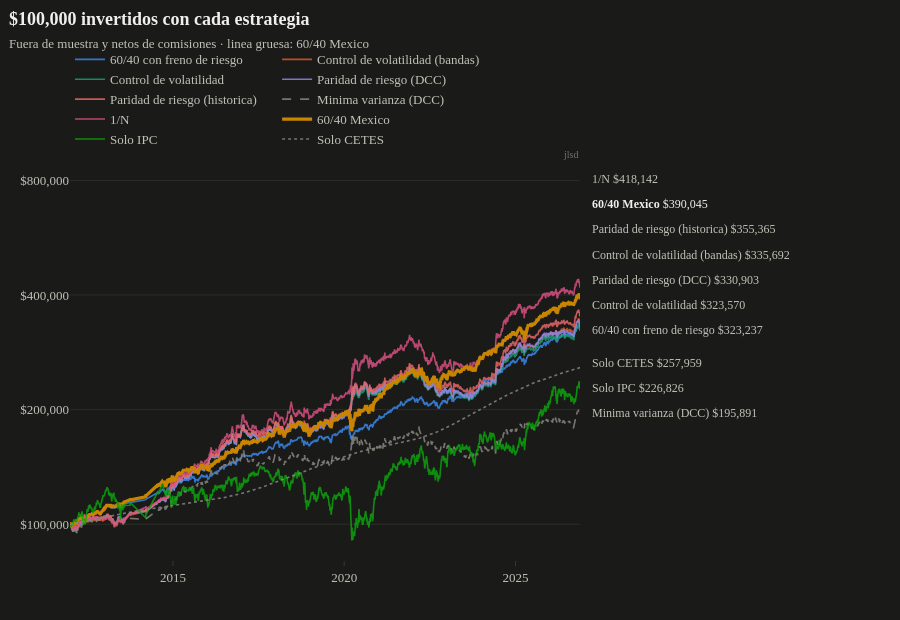
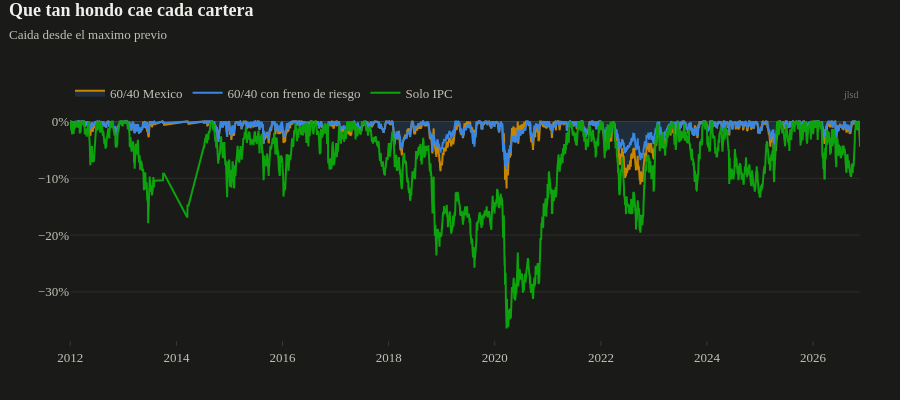
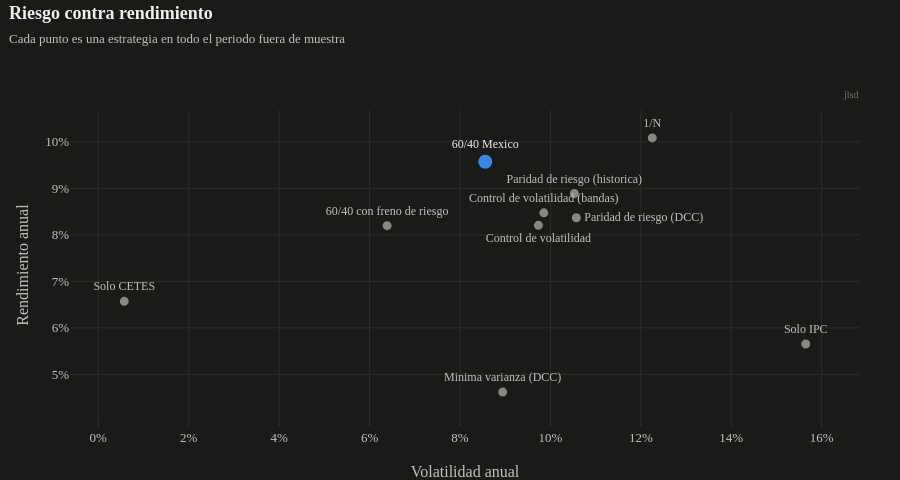
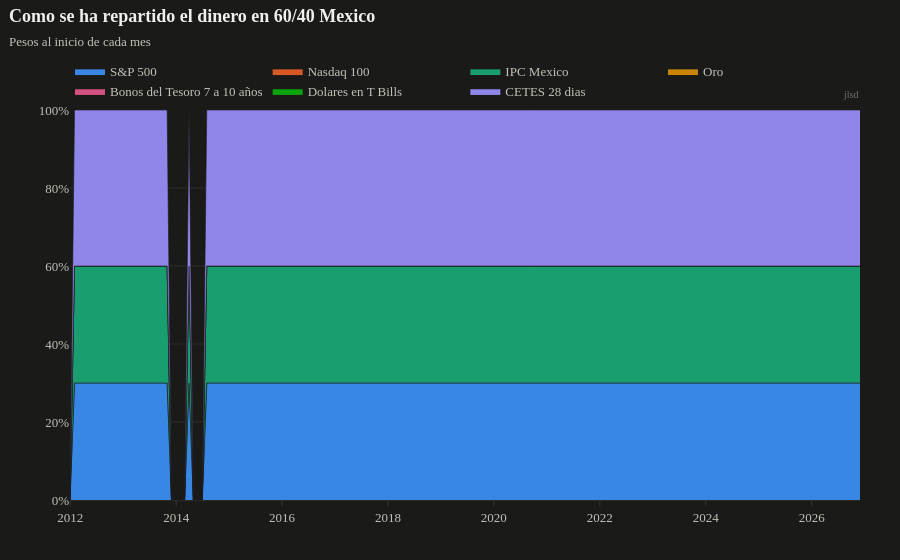

The code cell stored with these charts, in order, in its notebook:
### Code cell
fig = go.Figure()
for e in ESTRATEGIAS:
    s = CAPITALMXN * VALOR[e]
    sel = e == ESTRATEGIA
    fig.add_scatter(x=s.index, y=s, name=e, line=dict(color=COLOREST[e], width=3.2 if sel else 1.6, dash=LINEAEST.get(e, "solid")),
                    opacity=1 if sel else 0.85, hovertemplate="%{y:$,.0f}<extra>" + e + "</extra>")
tv = tickslog(CAPITALMXN * VALOR.min().min(), CAPITALMXN * VALOR.max().max(), CAPITALMXN)
etiquetasderecha(fig, [(f"<b>{e}</b> {mxn(CAPITALMXN * VALOR[e].iloc[-1])}" if e == ESTRATEGIA else f"{e} {mxn(CAPITALMXN * VALOR[e].iloc[-1])}",
                         CAPITALMXN * VALOR[e].iloc[-1], T["txt"] if e == ESTRATEGIA else T["txt2"]) for e in ESTRATEGIAS], tv)
fig.update_yaxes(type="log", tickvals=tv, ticktext=[mxn(v) for v in tv])
fig.update_xaxes(range=[VALOR.index[0], VALOR.index[-1]])
fig.update_layout(hovermode="x unified", margin=dict(r=320, t=170), height=620, legend=dict(y=1.04))
titulo(fig, f"{mxn(CAPITALMXN)} invertidos con cada estrategia", f"Fuera de muestra y netos de comisiones · linea gruesa: {ESTRATEGIA}")
mostrar(fig, "curvascapital")

fig = go.Figure()
for e in dict.fromkeys([ESTRATEGIA, "60/40 con freno de riesgo", "60/40 Mexico", "Solo IPC"]):
    dd = VALOR[e] / VALOR[e].cummax() - 1
    fig.add_scatter(x=dd.index, y=dd, name=e, line=dict(color=COLOREST[e], width=2), fill="tozeroy" if e == ESTRATEGIA else None,
                    fillcolor=T["banda"], hovertemplate="%{y:.1%}<extra>" + e + "</extra>")
fig.update_yaxes(tickformat=".0%")
fig.update_layout(hovermode="x unified", height=400)
titulo(fig, "Que tan hondo cae cada cartera", "Caida desde el maximo previo")
mostrar(fig, "caidas")

def colocaretiquetas(xs, ys, textos, ancho=1100, alto=300):
    x0, x1 = min(xs) - 0.012, max(xs) + 0.012
    y0, y1 = min(ys) - 0.006, max(ys) + 0.006
    px = lambda x, y: ((x - x0) / (x1 - x0) * ancho, (y1 - y) / (y1 - y0) * alto)
    puntos = [px(x, y) for x, y in zip(xs, ys)]
    cajas, salida = [], []
    opciones = [("top center", 0, -16, 0), ("bottom center", 0, 16, 0), ("middle right", 1, 0, 10), ("middle left", -1, 0, 10),
                ("top right", 1, -14, 0), ("top left", -1, -14, 0), ("bottom right", 1, 14, 0), ("bottom left", -1, 14, 0)]
    for (cx, cy), t in zip(puntos, textos):
        w, h = 7.4 * len(t), 16
        elegida = "top center"
        for nombre, lado, dy, extra in opciones:
            mx = cx + lado * (w / 2 + extra)
            caja = (mx - w / 2, cy + dy - h / 2, mx + w / 2, cy + dy + h / 2)
            choca = any(not (caja[2] < c[0] or caja[0] > c[2] or caja[3] < c[1] or caja[1] > c[3]) for c in cajas)
            choca = choca or any(caja[0] - 8 < qx < caja[2] + 8 and caja[1] - 8 < qy < caja[3] + 8 for qx, qy in puntos)
            if not choca:
                elegida = nombre
                cajas.append(caja)
                break
        salida.append(elegida)
    return salida, (x0, x1), (y0, y1)

ordene = [ESTRATEGIA] + [e for e in m["Sharpe"].fillna(-9).sort_values(ascending=False).index if e != ESTRATEGIA]
posiciones, rx, ry = colocaretiquetas([m.loc[e, "Volatilidad"] for e in ordene], [m.loc[e, "Rend. anual"] for e in ordene], ordene)
fig = go.Figure()
for e, posicion in zip(ordene, posiciones):
    sel = e == ESTRATEGIA
    xv, yv = m.loc[e, "Volatilidad"], m.loc[e, "Rend. anual"]
    fig.add_scatter(x=[xv], y=[yv], mode="markers+text", text=[e], textposition=posicion,
                    marker=dict(size=16 if sel else 11, color=T["serie"][0] if sel else T["mudo"], line=dict(color=T["sup"], width=2)),
                    textfont=dict(color=T["txt"] if sel else T["txt2"], size=12), showlegend=False,
                    hovertemplate=f"<b>{e}</b><br>Volatilidad %{{x:.1%}}<br>Rendimiento %{{y:.1%}}<br>Sharpe {m.loc[e, 'Sharpe']:.2f}<extra></extra>")
fig.update_xaxes(range=list(rx))
fig.update_yaxes(range=list(ry))
fig.update_xaxes(tickformat=".0%", title="Volatilidad anual", showgrid=True, gridcolor=T["rejilla"])
fig.update_yaxes(tickformat=".0%", title="Rendimiento anual")
fig.update_layout(height=480)
titulo(fig, "Riesgo contra rendimiento", "Cada punto es una estrategia en todo el periodo fuera de muestra")
mostrar(fig, "riesgorendimiento")

W = SIM[ESTRATEGIA][1].resample("ME").first()
fig = go.Figure()
for k in ACT:
    fig.add_scatter(x=W.index, y=W[k], name=ACTIVOS[k]["nombre"], stackgroup="pesos", mode="lines", line=dict(width=0.6, color=T["sup"]),
                    fillcolor=COLORACT[k], hovertemplate="%{y:.0%}<extra>" + ACTIVOS[k]["nombre"] + "</extra>")
fig.update_yaxes(tickformat=".0%", range=[0, 1])
fig.update_layout(hovermode="x unified", legend=dict(traceorder="normal"))
titulo(fig, f"Como se ha repartido el dinero en {ESTRATEGIA}", "Pesos al inicio de cada mes")
mostrar(fig, "pesoshistoricos")

if ESTRATEGIA.startswith("Control de volatilidad"):
    vr = RET[ESTRATEGIA].rolling(63).std() * np.sqrt(252)
    fig = go.Figure()
    fig.add_scatter(x=vr.index, y=vr, name="Volatilidad realizada (63 dias)", line=dict(color=COLOREST[ESTRATEGIA], width=2), hovertemplate="%{y:.1%}<extra></extra>")
    fig.add_hline(y=VOLOBJETIVO, line=dict(color=T["mudo"], dash="dash", width=1.5), annotation_text=f"Objetivo {VOLOBJETIVO:.0%}",
                  annotation_font_color=T["txt2"], annotation_position="top left")
    fig.update_yaxes(tickformat=".0%")
    fig.update_layout(height=380, showlegend=False)
    titulo(fig, "¿Se cumplio el objetivo de volatilidad?", f"Volatilidad realizada de la cartera contra el objetivo de {VOLOBJETIVO:.0%}")
    mostrar(fig, "volobjetivo")

### Figure 1 — Plotly figure (JSON) as saved in the notebook; plotly's stock layout.template omitted (floating-point values rounded to 4 significant figures; data arrays with more than 128 entries replaced by an {"elided": "..."} marker saying what was removed)
{"data": [{"hovertemplate": "%{y:$,.0f}<extra>60/40 con freno de riesgo</extra>", "line": {"color": "#3987e5", "dash": "solid", "width": 1.6}, "name": "60/40 con freno de riesgo", "opacity": 0.85, "type": "scatter", "x": {"elided": "3533 str values"}, "y": {"elided": "3533 float values"}}, {"hovertemplate": "%{y:$,.0f}<extra>Control de volatilidad (bandas)</extra>", "line": {"color": "#d95926", "dash": "solid", "width": 1.6}, "name": "Control de volatilidad (bandas)", "opacity": 0.85, "type": "scatter", "x": {"elided": "3533 str values"}, "y": {"elided": "3533 float values"}}, {"hovertemplate": "%{y:$,.0f}<extra>Control de volatilidad</extra>", "line": {"color": "#199e70", "dash": "solid", "width": 1.6}, "name": "Control de volatilidad", "opacity": 0.85, "type": "scatter", "x": {"elided": "3533 str values"}, "y": {"elided": "3533 float values"}}, {"hovertemplate": "%{y:$,.0f}<extra>Paridad de riesgo (DCC)</extra>", "line": {"color": "#9085e9", "dash": "solid", "width": 1.6}, "name": "Paridad de riesgo (DCC)", "opacity": 0.85, "type": "scatter", "x": {"elided": "3533 str values"}, "y": {"elided": "3533 float values"}}, {"hovertemplate": "%{y:$,.0f}<extra>Paridad de riesgo (historica)</extra>", "line": {"color": "#e66767", "dash": "solid", "width": 1.6}, "name": "Paridad de riesgo (historica)", "opacity": 0.85, "type": "scatter", "x": {"elided": "3533 str values"}, "y": {"elided": "3533 float values"}}, {"hovertemplate": "%{y:$,.0f}<extra>Minima varianza (DCC)</extra>", "line": {"color": "#898781", "dash": "dash", "width": 1.6}, "name": "Minima varianza (DCC)", "opacity": 0.85, "type": "scatter", "x": {"elided": "3533 str values"}, "y": {"elided": "3533 float values"}}, {"hovertemplate": "%{y:$,.0f}<extra>1/N</extra>", "line": {"color": "#d55181", "dash": "solid", "width": 1.6}, "name": "1/N", "opacity": 0.85, "type": "scatter", "x": {"elided": "3533 str values"}, "y": {"elided": "3533 float values"}}, {"hovertemplate": "%{y:$,.0f}<extra>60/40 Mexico</extra>", "line": {"color": "#c98500", "dash": "solid", "width": 3.2}, "name": "60/40 Mexico", "opacity": 1, "type": "scatter", "x": {"elided": "3533 str values"}, "y": {"elided": "3533 float values"}}, {"hovertemplate": "%{y:$,.0f}<extra>Solo IPC</extra>", "line": {"color": "#0ca30c", "dash": "solid", "width": 1.6}, "name": "Solo IPC", "opacity": 0.85, "type": "scatter", "x": {"elided": "3533 str values"}, "y": {"elided": "3533 float values"}}, {"hovertemplate": "%{y:$,.0f}<extra>Solo CETES</extra>", "line": {"color": "#898781", "dash": "dot", "width": 1.6}, "name": "Solo CETES", "opacity": 0.85, "type": "scatter", "x": {"elided": "3533 str values"}, "y": {"elided": "3533 float values"}}], "layout": {"annotations": [{"font": {"color": "#c3c2b7", "size": 12}, "showarrow": false, "text": "60/40 con freno de riesgo $323,237", "x": 1, "xanchor": "left", "xref": "paper", "xshift": 10, "y": 5.51, "yref": "y"}, {"font": {"color": "#c3c2b7", "size": 12}, "showarrow": false, "text": "Control de volatilidad (bandas) $335,692", "x": 1, "xanchor": "left", "xref": "paper", "xshift": 10, "y": 5.708, "yref": "y"}, {"font": {"color": "#c3c2b7", "size": 12}, "showarrow": false, "text": "Control de volatilidad $323,570", "x": 1, "xanchor": "left", "xref": "paper", "xshift": 10, "y": 5.576, "yref": "y"}, {"font": {"color": "#c3c2b7", "size": 12}, "showarrow": false, "text": "Paridad de riesgo (DCC) $330,903", "x": 1, "xanchor": "left", "xref": "paper", "xshift": 10, "y": 5.642, "yref": "y"}, {"font": {"color": "#c3c2b7", "size": 12}, "showarrow": false, "text": "Paridad de riesgo (historica) $355,365", "x": 1, "xanchor": "left", "xref": "paper", "xshift": 10, "y": 5.774, "yref": "y"}, {"font": {"color": "#c3c2b7", "size": 12}, "showarrow": false, "text": "Minima varianza (DCC) $195,891", "x": 1, "xanchor": "left", "xref": "paper", "xshift": 10, "y": 5.292, "yref": "y"}, {"font": {"color": "#c3c2b7", "size": 12}, "showarrow": false, "text": "1/N $418,142", "x": 1, "xanchor": "left", "xref": "paper", "xshift": 10, "y": 5.907, "yref": "y"}, {"font": {"color": "#f0efec", "size": 12}, "showarrow": false, "text": "<b>60/40 Mexico</b> $390,045", "x": 1, "xanchor": "left", "xref": "paper", "xshift": 10, "y": 5.841, "yref": "y"}, {"font": {"color": "#c3c2b7", "size": 12}, "showarrow": false, "text": "Solo IPC $226,826", "x": 1, "xanchor": "left", "xref": "paper", "xshift": 10, "y": 5.358, "yref": "y"}, {"font": {"color": "#c3c2b7", "size": 12}, "showarrow": false, "text": "Solo CETES $257,959", "x": 1, "xanchor": "left", "xref": "paper", "xshift": 10, "y": 5.424, "yref": "y"}, {"font": {"color": "#898781", "size": 10}, "opacity": 0.8, "showarrow": false, "text": "jlsd", "x": 1, "xanchor": "right", "xref": "paper", "y": 1, "yanchor": "bottom", "yref": "paper", "yshift": 8}], "height": 620, "hovermode": "x unified", "legend": {"y": 1.04}, "margin": {"r": 320, "t": 170}, "title": {"text": "<b>$100,000 invertidos con cada estrategia</b><br><span style='font-size:13px;color:#c3c2b7'>Fuera de muestra y netos de comisiones · linea gruesa: 60/40 Mexico</span>"}, "xaxis": {"range": ["2011-12-30T00:00:00", "2026-11-20T00:00:00"]}, "yaxis": {"ticktext": ["$50,000", "$100,000", "$200,000", "$400,000", "$800,000"], "tickvals": [50000.0, 100000.0, 200000.0, 400000.0, 800000.0], "type": "log"}}}

### Figure 2 — Plotly figure (JSON) as saved in the notebook; plotly's stock layout.template omitted (floating-point values rounded to 4 significant figures; data arrays with more than 128 entries replaced by an {"elided": "..."} marker saying what was removed)
{"data": [{"fill": "tozeroy", "fillcolor": "rgba(57,135,229,0.16)", "hovertemplate": "%{y:.1%}<extra>60/40 Mexico</extra>", "line": {"color": "#c98500", "width": 2}, "name": "60/40 Mexico", "type": "scatter", "x": {"elided": "3533 str values"}, "y": {"elided": "3533 float values"}}, {"fillcolor": "rgba(57,135,229,0.16)", "hovertemplate": "%{y:.1%}<extra>60/40 con freno de riesgo</extra>", "line": {"color": "#3987e5", "width": 2}, "name": "60/40 con freno de riesgo", "type": "scatter", "x": {"elided": "3533 str values"}, "y": {"elided": "3533 float values"}}, {"fillcolor": "rgba(57,135,229,0.16)", "hovertemplate": "%{y:.1%}<extra>Solo IPC</extra>", "line": {"color": "#0ca30c", "width": 2}, "name": "Solo IPC", "type": "scatter", "x": {"elided": "3533 str values"}, "y": {"elided": "3533 float values"}}], "layout": {"annotations": [{"font": {"color": "#898781", "size": 10}, "opacity": 0.8, "showarrow": false, "text": "jlsd", "x": 1, "xanchor": "right", "xref": "paper", "y": 1, "yanchor": "bottom", "yref": "paper", "yshift": 8}], "height": 400, "hovermode": "x unified", "title": {"text": "<b>Que tan hondo cae cada cartera</b><br><span style='font-size:13px;color:#c3c2b7'>Caida desde el maximo previo</span>"}, "yaxis": {"tickformat": ".0%"}}}

### Figure 3 — Plotly figure (JSON) as saved in the notebook; plotly's stock layout.template omitted (floating-point values rounded to 4 significant figures)
{"data": [{"hovertemplate": "<b>60/40 Mexico</b><br>Volatilidad %{x:.1%}<br>Rendimiento %{y:.1%}<br>Sharpe 0.39<extra></extra>", "marker": {"color": "#3987e5", "line": {"color": "#1a1a19", "width": 2}, "size": 16}, "mode": "markers+text", "showlegend": false, "text": ["60/40 Mexico"], "textfont": {"color": "#f0efec", "size": 12}, "textposition": "top center", "type": "scatter", "x": [0.08559], "y": [0.09571]}, {"hovertemplate": "<b>1/N</b><br>Volatilidad %{x:.1%}<br>Rendimiento %{y:.1%}<br>Sharpe 0.34<extra></extra>", "marker": {"color": "#898781", "line": {"color": "#1a1a19", "width": 2}, "size": 11}, "mode": "markers+text", "showlegend": false, "text": ["1/N"], "textfont": {"color": "#c3c2b7", "size": 12}, "textposition": "top center", "type": "scatter", "x": [0.1225], "y": [0.1008]}, {"hovertemplate": "<b>60/40 con freno de riesgo</b><br>Volatilidad %{x:.1%}<br>Rendimiento %{y:.1%}<br>Sharpe 0.29<extra></extra>", "marker": {"color": "#898781", "line": {"color": "#1a1a19", "width": 2}, "size": 11}, "mode": "markers+text", "showlegend": false, "text": ["60/40 con freno de riesgo"], "textfont": {"color": "#c3c2b7", "size": 12}, "textposition": "top center", "type": "scatter", "x": [0.06389], "y": [0.08197]}, {"hovertemplate": "<b>Paridad de riesgo (historica)</b><br>Volatilidad %{x:.1%}<br>Rendimiento %{y:.1%}<br>Sharpe 0.27<extra></extra>", "marker": {"color": "#898781", "line": {"color": "#1a1a19", "width": 2}, "size": 11}, "mode": "markers+text", "showlegend": false, "text": ["Paridad de riesgo (historica)"], "textfont": {"color": "#c3c2b7", "size": 12}, "textposition": "top center", "type": "scatter", "x": [0.1053], "y": [0.08888]}, {"hovertemplate": "<b>Control de volatilidad (bandas)</b><br>Volatilidad %{x:.1%}<br>Rendimiento %{y:.1%}<br>Sharpe 0.24<extra></extra>", "marker": {"color": "#898781", "line": {"color": "#1a1a19", "width": 2}, "size": 11}, "mode": "markers+text", "showlegend": false, "text": ["Control de volatilidad (bandas)"], "textfont": {"color": "#c3c2b7", "size": 12}, "textposition": "top center", "type": "scatter", "x": [0.09854], "y": [0.08472]}, {"hovertemplate": "<b>Paridad de riesgo (DCC)</b><br>Volatilidad %{x:.1%}<br>Rendimiento %{y:.1%}<br>Sharpe 0.22<extra></extra>", "marker": {"color": "#898781", "line": {"color": "#1a1a19", "width": 2}, "size": 11}, "mode": "markers+text", "showlegend": false, "text": ["Paridad de riesgo (DCC)"], "textfont": {"color": "#c3c2b7", "size": 12}, "textposition": "middle right", "type": "scatter", "x": [0.1057], "y": [0.08368]}, {"hovertemplate": "<b>Control de volatilidad</b><br>Volatilidad %{x:.1%}<br>Rendimiento %{y:.1%}<br>Sharpe 0.22<extra></extra>", "marker": {"color": "#898781", "line": {"color": "#1a1a19", "width": 2}, "size": 11}, "mode": "markers+text", "showlegend": false, "text": ["Control de volatilidad"], "textfont": {"color": "#c3c2b7", "size": 12}, "textposition": "bottom center", "type": "scatter", "x": [0.09735], "y": [0.08205]}, {"hovertemplate": "<b>Solo IPC</b><br>Volatilidad %{x:.1%}<br>Rendimiento %{y:.1%}<br>Sharpe 0.02<extra></extra>", "marker": {"color": "#898781", "line": {"color": "#1a1a19", "width": 2}, "size": 11}, "mode": "markers+text", "showlegend": false, "text": ["Solo IPC"], "textfont": {"color": "#c3c2b7", "size": 12}, "textposition": "top center", "type": "scatter", "x": [0.1565], "y": [0.05654]}, {"hovertemplate": "<b>Minima varianza (DCC)</b><br>Volatilidad %{x:.1%}<br>Rendimiento %{y:.1%}<br>Sharpe -0.18<extra></extra>", "marker": {"color": "#898781", "line": {"color": "#1a1a19", "width": 2}, "size": 11}, "mode": "markers+text", "showlegend": false, "text": ["Minima varianza (DCC)"], "textfont": {"color": "#c3c2b7", "size": 12}, "textposition": "top center", "type": "scatter", "x": [0.08944], "y": [0.04619]}, {"hovertemplate": "<b>Solo CETES</b><br>Volatilidad %{x:.1%}<br>Rendimiento %{y:.1%}<br>Sharpe nan<extra></extra>", "marker": {"color": "#898781", "line": {"color": "#1a1a19", "width": 2}, "size": 11}, "mode": "markers+text", "showlegend": false, "text": ["Solo CETES"], "textfont": {"color": "#c3c2b7", "size": 12}, "textposition": "top center", "type": "scatter", "x": [0.005751], "y": [0.06571]}], "layout": {"annotations": [{"font": {"color": "#898781", "size": 10}, "opacity": 0.8, "showarrow": false, "text": "jlsd", "x": 1, "xanchor": "right", "xref": "paper", "y": 1, "yanchor": "bottom", "yref": "paper", "yshift": 8}], "height": 480, "title": {"text": "<b>Riesgo contra rendimiento</b><br><span style='font-size:13px;color:#c3c2b7'>Cada punto es una estrategia en todo el periodo fuera de muestra</span>"}, "xaxis": {"gridcolor": "#2c2c2a", "range": [-0.006249, 0.1685], "showgrid": true, "tickformat": ".0%", "title": {"text": "Volatilidad anual"}}, "yaxis": {"range": [0.04019, 0.1068], "tickformat": ".0%", "title": {"text": "Rendimiento anual"}}}}

### Figure 4 — Plotly figure (JSON) as saved in the notebook; plotly's stock layout.template omitted (floating-point values rounded to 4 significant figures; data arrays with more than 128 entries replaced by an {"elided": "..."} marker saying what was removed)
{"data": [{"fillcolor": "#3987e5", "hovertemplate": "%{y:.0%}<extra>S&P 500</extra>", "line": {"color": "#1a1a19", "width": 0.6}, "mode": "lines", "name": "S&P 500", "stackgroup": "pesos", "type": "scatter", "x": {"elided": "180 str values"}, "y": {"elided": "180 float values"}}, {"fillcolor": "#d95926", "hovertemplate": "%{y:.0%}<extra>Nasdaq 100</extra>", "line": {"color": "#1a1a19", "width": 0.6}, "mode": "lines", "name": "Nasdaq 100", "stackgroup": "pesos", "type": "scatter", "x": {"elided": "180 str values"}, "y": {"elided": "180 float values"}}, {"fillcolor": "#199e70", "hovertemplate": "%{y:.0%}<extra>IPC Mexico</extra>", "line": {"color": "#1a1a19", "width": 0.6}, "mode": "lines", "name": "IPC Mexico", "stackgroup": "pesos", "type": "scatter", "x": {"elided": "180 str values"}, "y": {"elided": "180 float values"}}, {"fillcolor": "#c98500", "hovertemplate": "%{y:.0%}<extra>Oro</extra>", "line": {"color": "#1a1a19", "width": 0.6}, "mode": "lines", "name": "Oro", "stackgroup": "pesos", "type": "scatter", "x": {"elided": "180 str values"}, "y": {"elided": "180 float values"}}, {"fillcolor": "#d55181", "hovertemplate": "%{y:.0%}<extra>Bonos del Tesoro 7 a 10 años</extra>", "line": {"color": "#1a1a19", "width": 0.6}, "mode": "lines", "name": "Bonos del Tesoro 7 a 10 años", "stackgroup": "pesos", "type": "scatter", "x": {"elided": "180 str values"}, "y": {"elided": "180 float values"}}, {"fillcolor": "#0ca30c", "hovertemplate": "%{y:.0%}<extra>Dolares en T Bills</extra>", "line": {"color": "#1a1a19", "width": 0.6}, "mode": "lines", "name": "Dolares en T Bills", "stackgroup": "pesos", "type": "scatter", "x": {"elided": "180 str values"}, "y": {"elided": "180 float values"}}, {"fillcolor": "#9085e9", "hovertemplate": "%{y:.0%}<extra>CETES 28 dias</extra>", "line": {"color": "#1a1a19", "width": 0.6}, "mode": "lines", "name": "CETES 28 dias", "stackgroup": "pesos", "type": "scatter", "x": {"elided": "180 str values"}, "y": {"elided": "180 float values"}}], "layout": {"annotations": [{"font": {"color": "#898781", "size": 10}, "opacity": 0.8, "showarrow": false, "text": "jlsd", "x": 1, "xanchor": "right", "xref": "paper", "y": 1, "yanchor": "bottom", "yref": "paper", "yshift": 8}], "hovermode": "x unified", "legend": {"traceorder": "normal"}, "title": {"text": "<b>Como se ha repartido el dinero en 60/40 Mexico</b><br><span style='font-size:13px;color:#c3c2b7'>Pesos al inicio de cada mes</span>"}, "yaxis": {"range": [0, 1], "tickformat": ".0%"}}}
